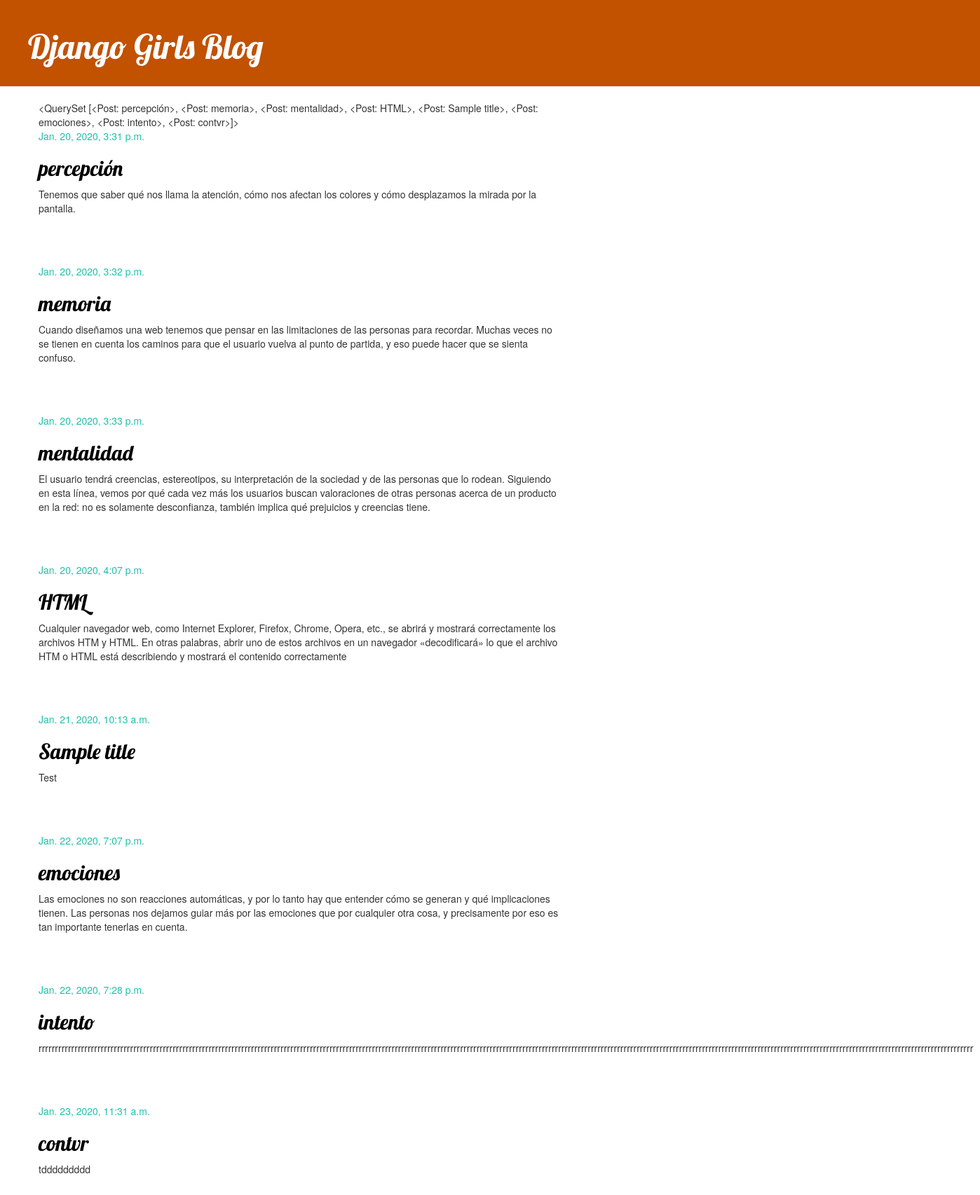
The page / on the database its author committed.
### blog/models.py (models this page shows, shortened)
class Post(models.Model):
    author = models.ForeignKey('auth.User', on_delete=models.CASCADE)
    title = models.CharField(max_length=200)
    text = models.TextField()
    created_date = models.DateTimeField(
            default=timezone.now)
    published_date = models.DateTimeField(
            blank=True, null=True)
    def __str__(self):
        return self.title

### blog/views.py (the view)
# urls.py: path('', views.post_list, name='post_list'),
def post_list(request):
    posts = Post.objects.filter(published_date__lte=timezone.now()).order_by('published_date')
    return render(request, 'blog/post_list.html', {'posts': posts})

### blog/templates/blog/post_list.html
{% extends 'blog/base.html' %}
{% block content %}
{{ posts }}
    {% for post in posts %}
        <div class="post">
            <div class="date">
                {{ post.published_date }}
            </div>
            <h2><a href="{% url 'post_detail' pk=post.pk %}">{{ post.title }}</a></h2>
            <p>{{ post.text|linebreaksbr }}</p>
        </div>
    {% endfor %}
{% endblock %}

### blog/templates/blog/base.html (shortened to what this page needs)
{% load static %}
<html>
    <head>
        <link rel="stylesheet" href="//maxcdn.bootstrapcdn.com/bootstrap/3.2.0/css/bootstrap.min.css">
        <link rel="stylesheet" href="//maxcdn.bootstrapcdn.com/bootstrap/3.2.0/css/bootstrap-theme.min.css">
        <link rel="stylesheet" href="{% static 'css/blog.css' %}">
    </head>
    <body>
        <body>
            <div class="page-header">
                <h1><a href="/">Django Girls Blog</a></h1>
            </div>
            <div class="content container">
                <div class="row">
                    <div class="col-md-8">
                    {% block content %}
                    {% endblock %}
                    </div>
                </div>
            </div>
        </body>
    </body>
</html>

### blog/static/css/blog.css (style rules this page uses)
.page-header { background-color: #C25100; margin-top: 0; padding: 20px 20px 20px 40px; }
.page-header h1, .page-header h1 a, .page-header h1 a:visited, .page-header h1 a:active { color: #ffffff; font-size: 36pt; text-decoration: none; font-family: 'Lobster'; }
.content { margin-left: 40px; }
h1, h2, h3, h4 { font-family: 'Lobster', cursive; }
.date { color: #1ec0aa; }
.post { margin-bottom: 70px; }
.post h2 a, .post h2 a:visited { color: #000000; font-family: 'Lobster'; }

### rows shown on the page
Post: title.title "<QuerySet [<Post: percepción>, <Post: memoria>, <Post: mentalidad>, <Post: HTML>, <Post: Sample title>, <Post: emociones>, <Post: intento>, <Post: contvr>]>", published_date "Jan. 20, 2020, 3:31 p.m.", title "percepción", text "Tenemos que saber qué nos llama la atención, cómo nos afectan los colores y cómo desplazamos la mirada por la pantalla."
Post: published_date "Jan. 20, 2020, 3:32 p.m.", title "memoria", text "Cuando diseñamos una web tenemos que pensar en las limitaciones de las personas para recordar. Muchas veces no se tienen en cuenta los caminos para que el usuario vuelva al punto de partida, y eso puede hacer que se sienta confuso."
Post: published_date "Jan. 20, 2020, 3:33 p.m.", title "mentalidad", text "El usuario tendrá creencias, estereotipos, su interpretación de la sociedad y de las personas que lo rodean. Siguiendo en esta línea, vemos por qué cada vez más los usuarios buscan valoraciones de otras personas acerca de un producto en la red: no es solamente desconfianza, también implica qué prejuicios y creencias tiene."
Post: published_date "Jan. 20, 2020, 4:07 p.m.", title "HTML", text "Cualquier navegador web, como Internet Explorer, Firefox, Chrome, Opera, etc., se abrirá y mostrará correctamente los archivos HTM y HTML. En otras palabras, abrir uno de estos archivos en un navegador «decodificará» lo que el archivo HTM o HTML está describiendo y mostrará el contenido correctamente"
Post: published_date "Jan. 21, 2020, 10:13 a.m.", title "Sample title", text "Test"
Post: published_date "Jan. 22, 2020, 7:07 p.m.", title "emociones", text "Las emociones no son reacciones automáticas, y por lo tanto hay que entender cómo se generan y qué implicaciones tienen. Las personas nos dejamos guiar más por las emociones que por cualquier otra cosa, y precisamente por eso es tan importante tenerlas en cuenta."
Post: published_date "Jan. 22, 2020, 7:28 p.m.", title "intento", text "rrrrrrrrrrrrrrrrrrrrrrrrrrrrrrrrrrrrrrrrrrrrrrrrrrrrrrrrrrrrrrrrrrrrrrrrrrrrrrrrrrrrrrrrrrrrrrrrrrrrrrrrrrrrrrrrrrrrrrrrrrrrrrrrrrrrrrrrrrrrrrrrrrrrrrrrrrrrrrrrrrrrrrrrrrrrrrrrrrrrrrrrrrrrrrrrrrrrrrrrrrrrrrrrrrrrrrrrrrrrrrrrrrrrrrrrrrrrrrrrrrrrrrrrrrrrrrrrrrrrrrrrrrrrrrrrrrrrrrrrrrrrrr"
Post: published_date "Jan. 23, 2020, 11:31 a.m.", title "contvr", text "tddddddddd"
